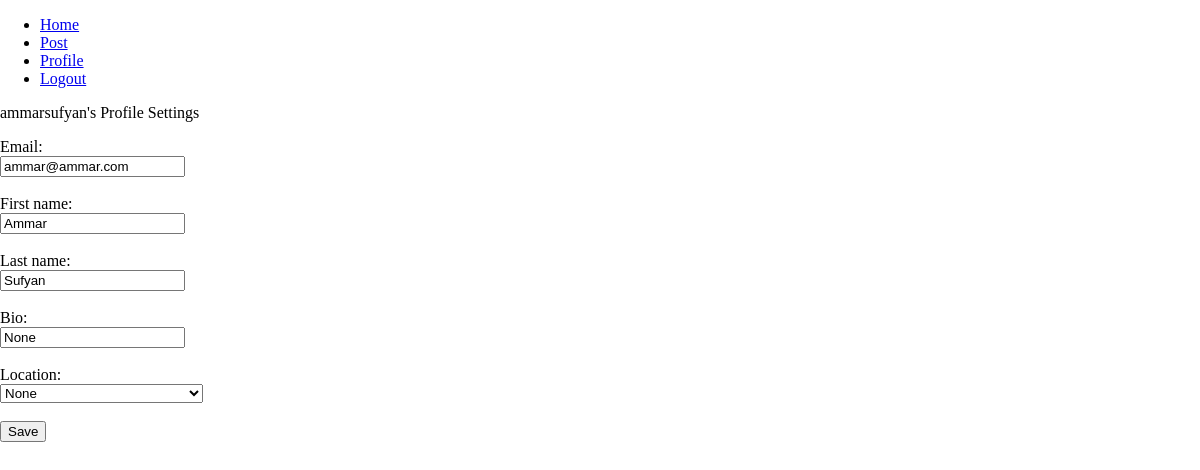
/profile/ammarsufyan/settings (signed in), run on an earlier commit of the app's database.
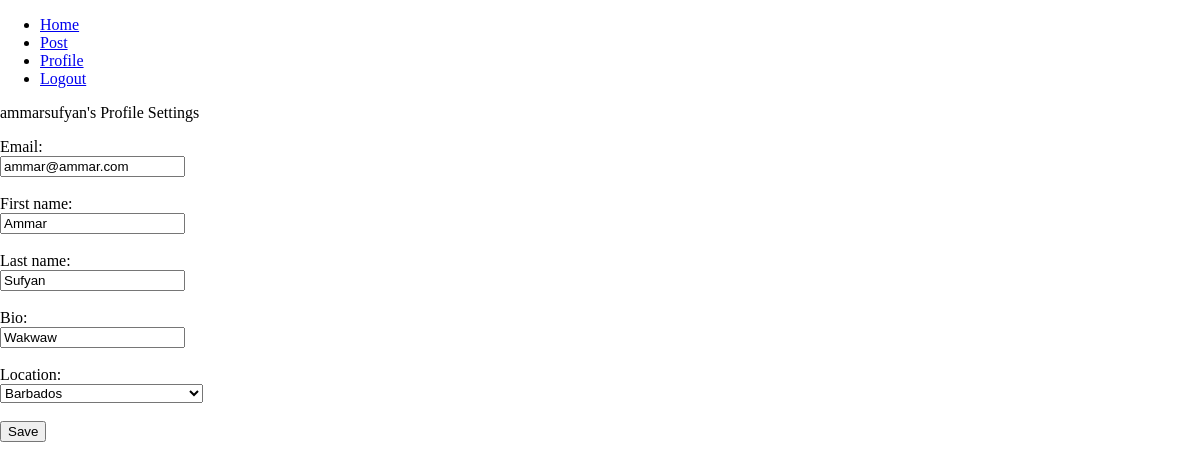
And on a later commit of the database.
### sehat_in_webproject/models.py (models this page shows)
class UserProfile(models.Model):
    user = models.OneToOneField(User, on_delete=models.CASCADE)
    bio = models.TextField(max_length=500, blank=True, null=True)
    location = models.CharField(max_length=250, blank=True, null=True)
    role = models.TextField(max_length=100, blank=True, null=True)

### sehat_in_webproject/views.py (the view)
# urls.py: path('profile/<str:username>/settings', views.profile_Settings, name='profile/settings'),
def profile_Settings(request, username):
    if request.user.is_authenticated:
        if username == request.user.username: # If user is logged in and username is the same
            if request.method == 'POST': # If request is made using post
                user = User.objects.get(username=request.user.username)
                user.first_name = request.POST.get('firstName')
                user.last_name = request.POST.get('lastName')
                user.email = request.POST.get('email')
                regex = "[a-z0-9._%+-]+@[a-z0-9.-]+\.[a-z]{2,4}$"
                if not re.search(regex, user.email) or len(user.email) < 3:
                    messages.info(request, 'Invalid email address!')
                    return redirect('/auth/register')
                user_Profile = UserProfile.objects.get(user=user)
                user_Profile.bio = request.POST.get('bio')
                user_Profile.location = request.POST.get('location')
                if len(user_Profile.bio) > 500:
                    messages.info(request, 'Bio to long! Max length is 500 characters')
                    return redirect('/profile/' + user.username + '/settings')
                if len(user_Profile.location) > 250:
                    messages.info(request, 'Location too long! Max length is 250 characters')
                    return redirect('/profile/' + user.username + '/settings')
                user.save()
                user_Profile.save()
                messages.info(request, 'Profile updated successfully!')
                return redirect('/profile/' + user.username + '/settings')
            else: # If Open normally
                return render(request, 'profile/settings.html', {'UserProfile': UserProfile.objects.get(user=request.user)})
        else: # If not the user
            raise PermissionDenied()
    else: # If user is not logged in
        messages.info(request, 'You have to be logged in first!')
        return render(request, 'auth/login')

### templates/profile/settings.html (shortened to what this page needs)
<!DOCTYPE html>
<html lang="en">
{% load static %}
<head>
    <link rel="stylesheet" type="text/css" href="{% static 'css/style.css' %}">
</head>
<body>
    {% include 'templates/header.html' %}
    <p> {{ user.username }}'s Profile Settings </p>
    <form name="settings" method="post" action="settings" onsubmit="return">
    <label for="email">Email:</label><br>
    <input type="email" name="email" placeholder="Email" value = "{{ user.email }}"
            pattern="[a-z0-9._%+-]+@[a-z0-9.-]+\.[a-z]{2,4}$" title="Please enter a valid email address" autocomplete="off" required><br><br>
    <label for="fname">First name:</label><br>
    <input type="text" id="fname" name="firstName" value= "{{ user.first_name }}"><br><br>
    <label for="lname">Last name:</label><br>
    <input type="text" id="lname" name="lastName" value= "{{ user.last_name }}"><br><br>
    <label for="bio">Bio:</label><br>
    <input type="text" id="bio" name="bio" value= "{{ UserProfile.bio }}"><br><br>
    <label for="bio">Location:</label><br>
    <select id="location" name="location">
        <option selected hidden value="{{ UserProfile.location }}">{{ UserProfile.location }}</option>
    </select><br><br>
    <button type="submit">Save</button>
    </form>
</body>

What changed in the data, as far as the page shows it:
changed UserProfile: bio "None" → "Wakwaw"; location "None" → "Barbados"
